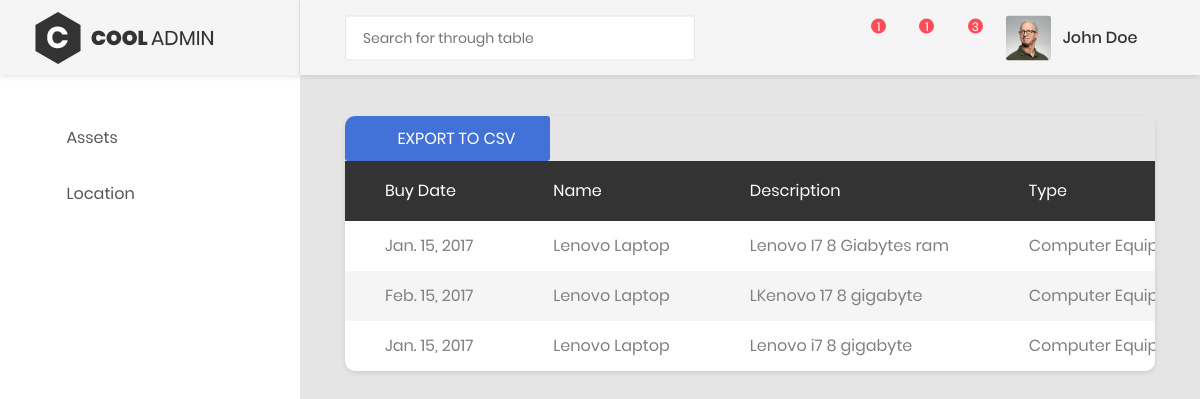
Page /assets (signed in) on the earlier database version.
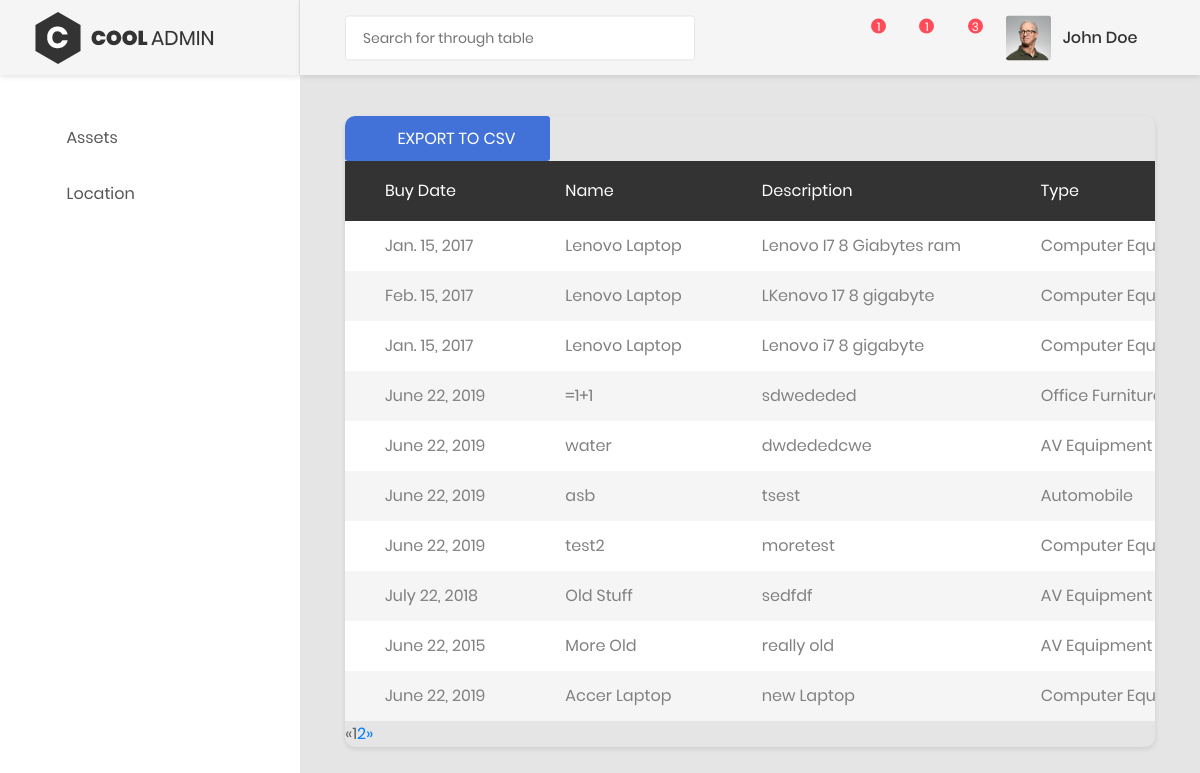
Same page on the later database version.
### AMS/models.py (models this page shows, shortened)
class Asset(models.Model):
    ASSET_CHOICES = (
            ('Automobile',   'Automobile'),
            ('AV Equipment', 'AV Equipment'),
            ('Computer Equipment',  'Computer Equipment'),
            ('Office Furniture & Stationary', 'Office Furniture & Stationary'),
        )
    DEPARTMENT = (
        ('I.T', 'I.T'),
        ('Finance', 'Finance'),
        ('Marketing', 'Marketing'),
        ('Sales', 'Sales'),
    )
    STATUS_CHOICES = (
            ('Working', 'Working'),
            ('Disabled', 'Disabled'),
    )
    Depreciation = (
        ('Straight Line', 'Straight Line'),
        ('Double-Declining Balance', 'Double-Declining Balance'),
        ('Sum of Years', 'Sum of Years'),
    )
    asset_id= models.AutoField(primary_key=True)
    acquisition_date = models.DateField(default=datetime.date.today)
    asset_name =  models.CharField(max_length=50, blank=True, validators=[validate_characters], )
    description = models.TextField(max_length=200, validators=[validate_characters],)
    asset_type = models.CharField(choices=ASSET_CHOICES, max_length=30, validators=[validate_characters],)
    asset_barcode = models.CharField(max_length=30, blank=True,validators=[validate_characters], )
    asset_serial_number = models.CharField(max_length=80, blank=True, validators=[validate_characters], )
    asset_location = models.ForeignKey("Location", on_delete=models.PROTECT)
    asset_status = models.CharField(choices=STATUS_CHOICES, max_length=10, validators=[validate_characters],)
    asset_owner = models.ForeignKey(settings.AUTH_USER_MODEL, on_delete=models.CASCADE)
    asset_user = models.CharField(max_length=30, blank=True, validators=[validate_characters], )
    asset_department = models.CharField(max_length=50,validators=[validate_characters],)
    added_date = models.DateField(default=datetime.date.today)
    modified_date = models.DateField(default=datetime.date.today)
    purchase_value = models.DecimalField(max_digits=19, decimal_places=2,default=200.00,validators = [check_negative_number, check_zero_number],)
    residual_value = models.DecimalField(max_digits=19, decimal_places=2,default=0.00,validators = [check_negative_number])
    current_value = models.DecimalField(max_digits=19, decimal_places=2,validators = [check_negative_number])
    life_expectancy = models.IntegerField(default=3,validators = [check_negative_number, check_zero_number])
    depr_model = models.CharField(choices=Depreciation, max_length=30,default='Straight Line', validators=[validate_characters],)
    currentVal_date = models.DateField(default=datetime.date.today)
    asset_is_approved = models.BooleanField(_('approved'), default=False)
    asset_department = models.CharField(choices=DEPARTMENT, max_length=10,validators=[validate_characters],)

### AMS/views.py (the view)
# urls.py: url('assets', main.as_view(), name='main'),
class main(LoginRequiredMixin, ListView):
    model = Asset
    login_url = '/assetmanager/login/'
    redirect_field_name = 'redirect_to'
    template_name= 'index.html'
    context_object_name = 'assets'
    paginate_by = 10
    Asset.objects.all()

### AMS/models.py (called while the page is built)
    def __str__(self):
        return self.adress

### AMS/template/index.html (shortened to what this page needs)
<!DOCTYPE html>
<html lang="en">
<head>
    {% load static %}
    {% load i18n staticfiles %}
    <link href="{% static 'css/font-face.css' %}" rel="stylesheet" media="all">
    <link href="{% static 'vendor/font-awesome-4.7/css/font-awesome.min.css' %}" rel="stylesheet" media="all">
    <link href="{% static 'vendor/font-awesome-5/css/fontawesome-all.min.css'%}" rel="stylesheet" media="all">
    <link href="{% static 'vendor/mdi-font/css/material-design-iconic-font.min.css'%}" rel="stylesheet" media="all">
    <link href="{% static 'vendor/bootstrap-4.1/bootstrap.min.css' %}" rel="stylesheet" media="all">
    <link href="{% static 'vendor/animsition/animsition.min.css'%}" rel="stylesheet" media="all">
    <link href="{% static 'vendor/bootstrap-progressbar/bootstrap-progressbar-3.3.4.min.css'%}" rel="stylesheet" media="all">
    <link href="{% static 'vendor/wow/animate.css'%}" rel="stylesheet" media="all">
    <link href="{% static 'vendor/css-hamburgers/hamburgers.min.css'%}" rel="stylesheet" media="all">
    <link href="{% static 'vendor/slick/slick.css'%}" rel="stylesheet" media="all">
    <link href="{% static 'vendor/select2/select2.min.css'%}" rel="stylesheet" media="all">
    <link href="{% static 'vendor/perfect-scrollbar/perfect-scrollbar.css'%}" rel="stylesheet" media="all">
    <link href="{% static 'vendor/data-tables/datatables.min.css'%}" rel="stylesheet" media="all">
    <link href="{% static 'vendor/data-tables/dataTables.bootstrap4.min.css'%}" rel="stylesheet" media="all">
    <link href="{% static 'css/theme.css'%}" rel="stylesheet" media="all">
</head>
<body class="animsition">
    <div class="page-wrapper">
        <aside class="menu-sidebar d-none d-lg-block">
            <div class="logo">
                <a href="#">
                    <img src="images/icon/logo.png" alt="Cool Admin" />
                </a>
            </div>
            <div class="menu-sidebar__content js-scrollbar1">
                <nav class="navbar-sidebar">
                    <ul class="list-unstyled navbar__list">
                 <li class="has-sub">
                            <a class="js-arrow" href="#">
                                <i class="fas fa-desktop"></i>Assets</a>
                 </li>
                          <li class="has-sub">
                            <a class="js-arrow" href="#">
                                <i class="fas fa-copy"></i>Location</a>
                       </li>
                    </ul>
                </nav>
            </div>
        </aside>
        <div class="page-container">
            <header class="header-desktop">
                <div class="section__content section__content--p30">
                    <div class="container-fluid">
                        <div class="header-wrap">
                                <input class="au-input au-input--xl" type="text" id="txtSearch"  placeholder="Search for through table" />
                            <div class="header-button">
                                <div class="noti-wrap">
                                    <div class="noti__item js-item-menu">
                                        <i class="zmdi zmdi-comment-more"></i>
                                        <span class="quantity">1</span>
                                    </div>
                                    <div class="noti__item js-item-menu">
                                        <i class="zmdi zmdi-email"></i>
                                        <span class="quantity">1</span>
                                    </div>
                                    <div class="noti__item js-item-menu">
                                        <i class="zmdi zmdi-notifications"></i>
                                        <span class="quantity">3</span>
                                    </div>
                                </div>
                                <div class="account-wrap">
                                    <div class="account-item clearfix js-item-menu">
                                        <div class="image">
                                            <img src="images/icon/avatar-01.jpg" alt="John Doe" />
                                        </div>
                                        <div class="content">
                                            <a class="js-acc-btn" href="#">john doe</a>
                                        </div>
                                    </div>
                                </div>
                            </div>
                        </div>
                    </div>
                </div>
            </header>
            <div class="main-content">
                <div class="section__content section__content--p30">
                    <div class="container-fluid">
                        <div class="table-responsive table--no-card m-b-30">
                             <form action="{% url 'assets_to_csv'%}">
                             <button class="au-btn au-btn-icon au-btn--blue" type="submit"><i class="zmdi zmdi-plus">
                             </i>Export To CSV</button>
                            </form>
                            <table class="table table-borderless table-striped table-earning">
                        <thead>
                            <tr>
                                <th>Buy date</th>
                                <th>Name</th>
                                <th>Description</th>
                                <th>Type</th>
                            </tr>
                        </thead>
                        <tbody id="searchBody">
                         {% for asset in assets %}
                        <tr>
                            <td>{{ asset.acquisition_date }}</td>
                            <td>{{ asset.asset_name }}</td>
                            <td>{{ asset.description }}</td>
                            <td>{{ asset.asset_type }}</td>
                        </tr>
                        {% endfor %}
                            </table>
                    {% if is_paginated %}
                        <ul class="pagination">
                    {% if page_obj.has_previous %}
                        <li><a href="?page={{ page_obj.previous_page_number }}">&laquo;</a></li>
                    {% else %}
                        <li class="disabled"><span>&laquo;</span></li>
                    {% endif %}
                    {% for i in paginator.page_range %}
                    {% if page_obj.number == i %}
                     <li class="active"><span>{{ i }} <span class="sr-only">(current)</span></span></li>
                    {% else %}
                    <li><a href="?page={{ i }}">{{ i }}</a></li>
                    {% endif %}
                    {% endfor %}
                    {% if page_obj.has_next %}
                    <li><a href="?page={{ page_obj.next_page_number }}">&raquo;</a></li>
                    {% else %}
                    <li class="disabled"><span>&raquo;</span></li>
                    {% endif %}
                    </ul>
                    {% endif %}
                        </div>
                                </div>
                            </div>
                        </div>
        </div>
    </div>
</body>
</html>

Differences in the rows shown:
added Asset: acquisition_date "June 22, 2019", asset_name "=1+1", description "sdwededed", asset_type "Office…"
added Asset: acquisition_date "June 22, 2019", asset_name "water", description "dwdededcwe", asset_type "AV Equipment"
added Asset: acquisition_date "June 22, 2019", asset_name "asb", description "tsest", asset_type "Automobile"
added Asset: acquisition_date "June 22, 2019", asset_name "test2", description "moretest", asset_type "Computer…"
added Asset: acquisition_date "July 22, 2018", asset_name "Old Stuff", description "sedfdf", asset_type "AV Equipment"
added Asset: acquisition_date "June 22, 2015", asset_name "More Old", description "really old", asset_type "AV Equipment"
added Asset: acquisition_date "June 22, 2019", asset_name "Accer Laptop", description "new Laptop", asset_type "Computer…"
Other differences:
new list line: "1"
new list line: "2"
